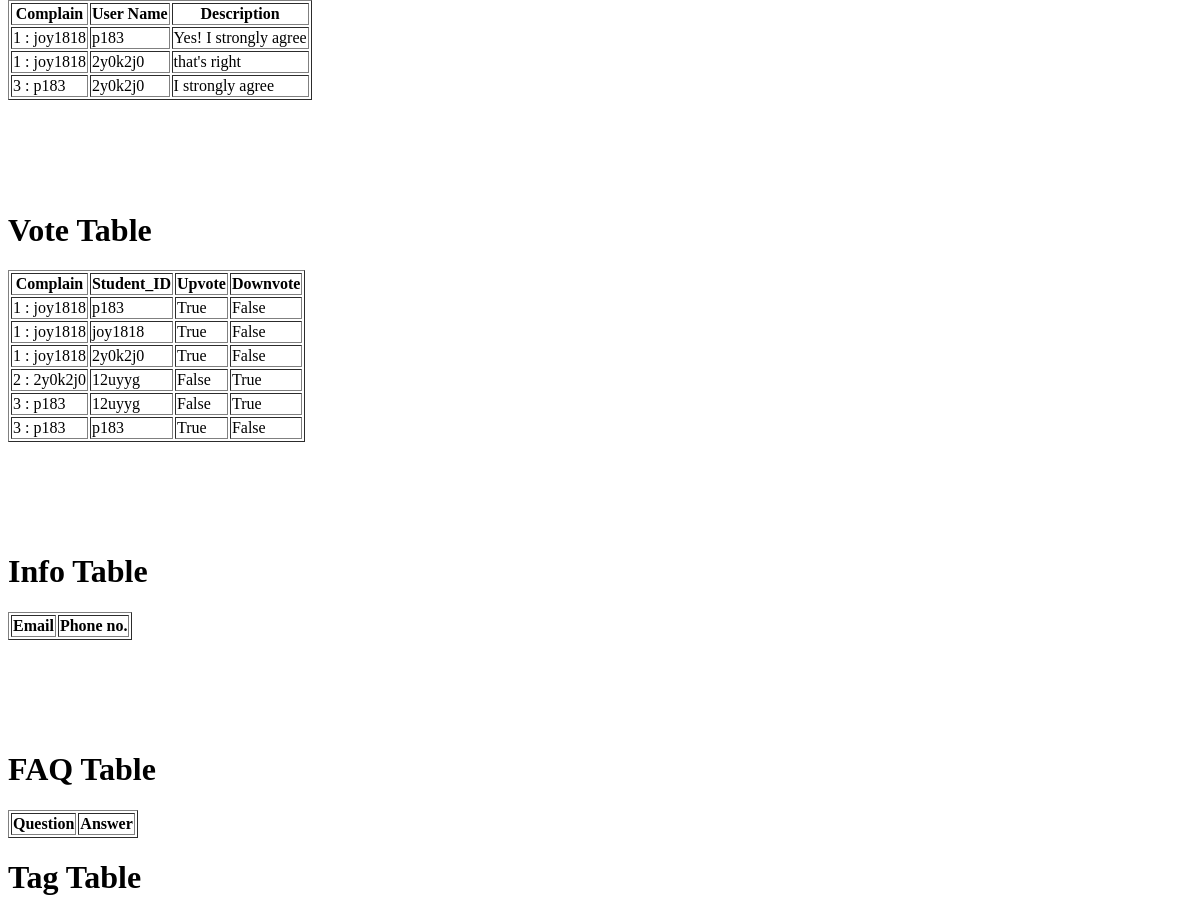
Before: /showTable/ (middle part) with the older database file.
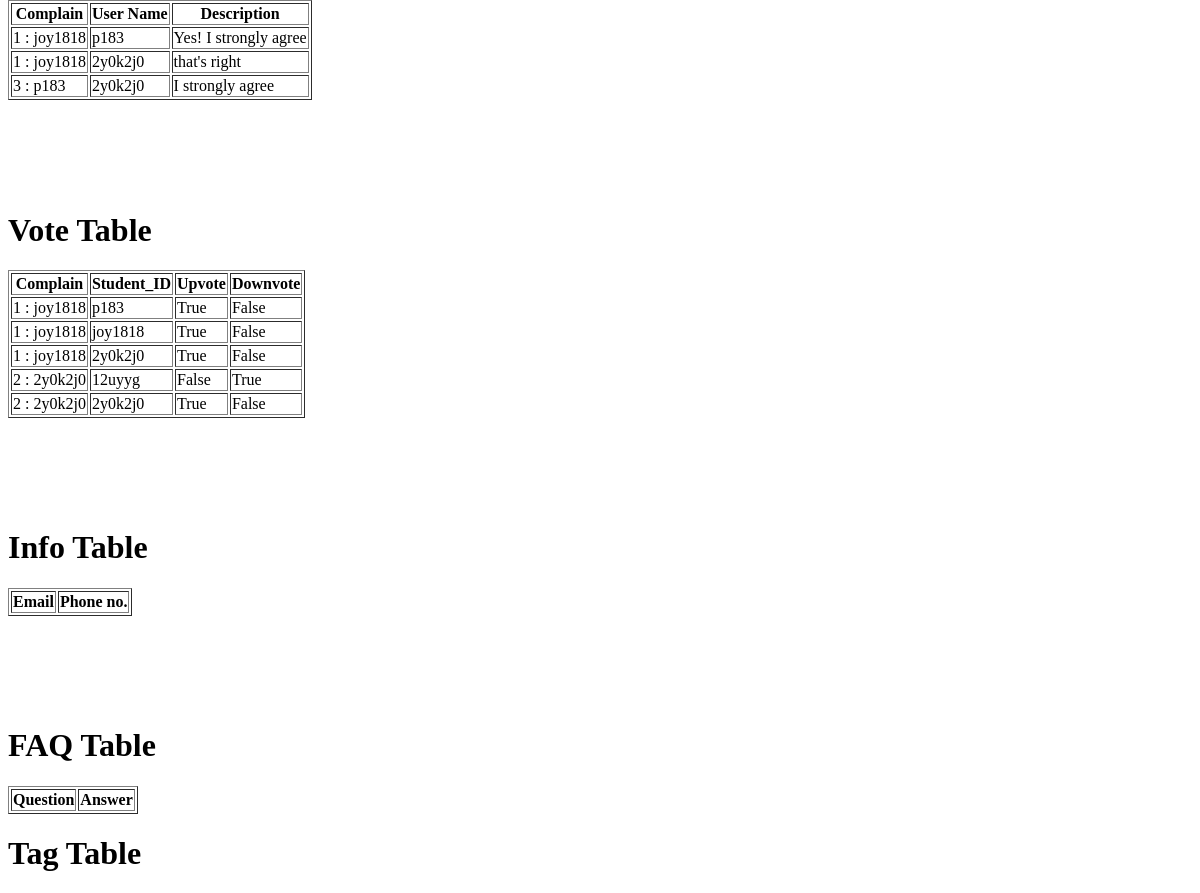
After: the same page with the newer database file.
### Complain/models.py (models this page shows, shortened)
class Comment(models.Model):
    complain = models.ForeignKey(Complain, on_delete=models.CASCADE)
    student = models.ForeignKey(Student, on_delete=models.CASCADE)
    description = models.TextField()

class Complain(models.Model):
    image = models.ImageField(blank=True)
    status = models.CharField(max_length=100, choices=(('Approved', 'Approved'), ('Not Approved', 'Not Approved'), ('Not Approved', 'Pending')), default='Approved')
    description = models.TextField()
    type = models.CharField(max_length=100, choices=(('General', 'General'), ('Departmental', 'Departmental'), ('Both', 'Both')), default='General')
    date = models.DateField(auto_now=True)
    time = models.TimeField(auto_now=True)
    student = models.ForeignKey(Student, on_delete=models.CASCADE)
    def __str__(self):
        return str(self.id) + ' : ' + self.student.user_name

class Vote(models.Model):
    complain = models.ForeignKey(Complain,on_delete=models.CASCADE)
    student = models.ForeignKey(Student,on_delete=models.CASCADE)
    upvote = models.BooleanField(default=False,null=True)
    downvote = models.BooleanField(default=False,null=True)
    class Meta:
        unique_together = ('complain','student')

### Student/models.py (models this page shows)
class Student(models.Model):
    user_name = models.CharField(max_length=100,unique=True,null=True)
    email = models.EmailField(unique=True)
    department = models.CharField(max_length=100,blank=True)
    password = models.CharField(max_length=100)
    def __str__(self):
        return self.user_name

### Student/views.py (the view)
# urls.py: path('showTable/', student_view.showTables),
def showTables(request):
    studentTable = Student.objects.all()
    complainTable = Complain.objects.all()
    commentTable = Comment.objects.all()
    voteTable = Vote.objects.all()
    tagTable = Tag.objects.all()
    complainTag = ComplainTag.objects.all()
    context = {
        'studentTable': studentTable,
        'complainTable': complainTable,
        'commentTable': commentTable,
        'votTable': voteTable,
        'tagTable': tagTable,
        'complainTag': complainTag
    }
    return render(request, 'showTables.html', context)

### Tag/models.py (called while the page is built)
    def __str__(self):
        return self.tag_name

### templates/showTables.html (shortened to what this page needs)
{% extends 'base.html' %}
{% block content %}
    <br><br><br><br><br>
    <br><br><br><br><br>
    <table border="1">
        <tr>
           <th>Complain</th>
           <th>User Name</th>
           <th>Description</th>
        </tr>
    {% for s in commentTable%}
        <tr>
            <td>{{ s.complain }}</td>
            <td>{{ s.student }}</td>
            <td>{{ s.description }}</td>
        </tr>
    {% endfor %}
    </table>
    <br><br><br><br><br>
    <h1>Vote Table</h1>
    <table border="1">
        <tr>
           <th>Complain</th>
           <th>Student_ID</th>
           <th>Upvote</th>
           <th>Downvote</th>
        </tr>
    {% for s in votTable %}
        <tr>
            <td>{{s.complain}}</td>
            <td>{{ s.student }}</td>
            <td>{{ s.upvote }}</td>
            <td>{{ s.downvote }}</td>
        </tr>
    {% endfor %}
    </table>
    <br><br><br><br><br>
    <h1>Info Table</h1>
    <table border="1">
        <tr>
           <th>Email</th>
           <th>Phone no.</th>
        </tr>
    </table>
    <br><br><br><br><br>
    <h1>FAQ Table</h1>
    <table border="1">
        <tr>
           <th>Question</th>
           <th>Answer</th>
        </tr>
    </table>
    <h1>Tag Table</h1>
    {% endblock content %}

### templates/base.html (shortened to what this page needs)
<!DOCTYPE html>
<html lang="en">
<head>
</head>
<body>
{% block content %}
{% endblock content %}
</body>
</html>

Changed rows visible on the page:
removed Vote: complain "3 : p183", student "12uyyg", upvote "False", downvote "True"
removed Vote: complain "3 : p183", student "p183", upvote "True", downvote "False"
added Vote: complain "2 : 2y0k2j0", student "2y0k2j0", upvote "True", downvote "False"
